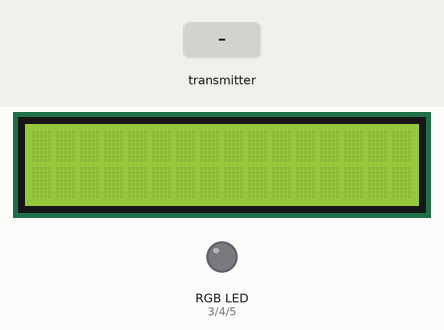
This sketch was run on a simulated Arduino Uno, built with avr-gcc and run on an emulated ATmega328P. On the bench: 16×2 character LCD, an RGB LED mixed from three pins (HIGH = lit). The test bench sets the inputs (shaded band). No radio packets arrive unless stated.

Above: at 1.2 s.
1.3 s: the transmitter starts sending buf.0 = 0
At 2.6 s:
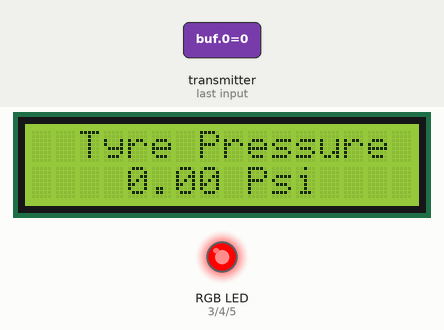
Timing chart, 0 to 4.3 s (numbered marks = the images above; inputs shaded):
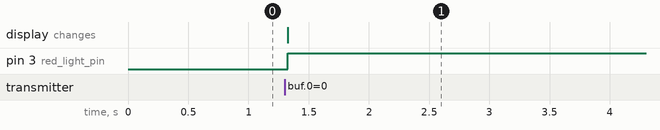

Measured:
- after the input at 1.3 s, pin 3 (red_light_pin): LOW → HIGH at once; the display: changes at once (image 1)

The sketch:

Tyre_Pressure_Receiver.ino
```cpp
#include <LiquidCrystal_I2C.h>
#include <RH_ASK.h>
#include <SPI.h>
int red_light_pin=3;
int green_light_pin =4;
int blue_light_pin = 5;
LiquidCrystal_I2C lcd(0x27,16,2);
RH_ASK rf_driver;

void setup() {
  rf_driver.init();
  lcd.init();
  lcd.clear();
  lcd.backlight();
  Serial.begin(9600);
}

void loop() {
  uint8_t buf[5];
  uint8_t buflen = sizeof(buf);
  if (rf_driver.recv(buf, &buflen))
    {
      lcd.setCursor(2,0);
      lcd.print("Tyre Pressure");

      String pressurestring = (char*)buf;

      int pressurearray[5];
      float pressure = pressurestring.toFloat();

      lcd.setCursor(4,1);
      lcd.println(pressure);

      lcd.setCursor(9,1);
      lcd.print("Psi");

      if(pressure<=14.45){
        RGB_color(255, 0, 0);
        }
      else if(pressure >= 14.75){RGB_color(0, 255, 0);}
      else{RGB_color(0, 255, 255);}
    }
}

void RGB_color(int red_light_value, int green_light_value, int blue_light_value)
 {
  analogWrite(red_light_pin, red_light_value);
  analogWrite(green_light_pin, green_light_value);
  analogWrite(blue_light_pin, blue_light_value);
}
```
